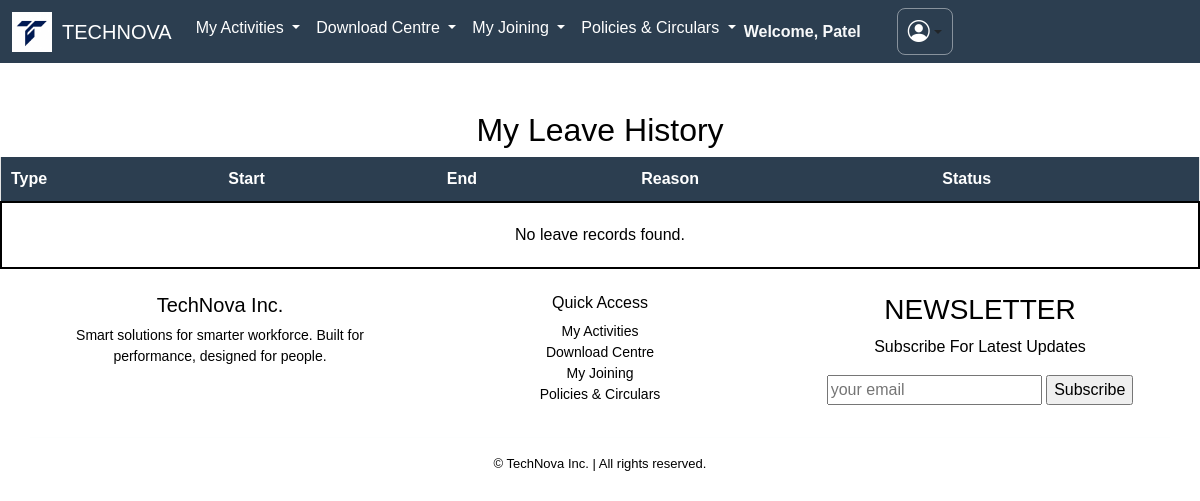
The app's page /leave-history/ (signed in), older data.
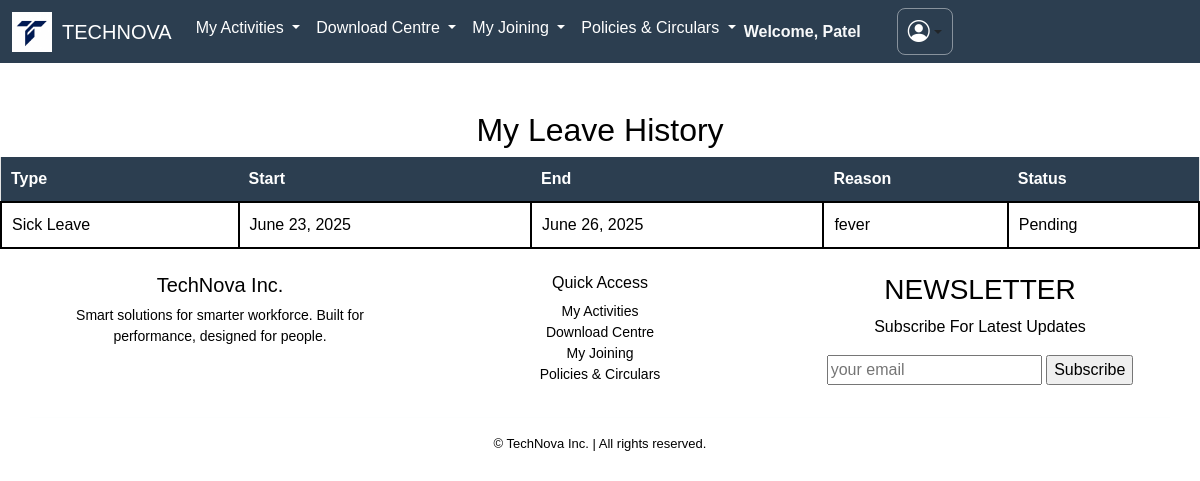
The same page, newer data.
### apps/dashboard/models.py (models this page shows, shortened)
class BaseClass(models.Model):
    id = models.UUIDField(primary_key=True, default=uuid.uuid4, editable=False)
    created_at = models.DateTimeField(auto_now_add=True)
    updated_at = models.DateTimeField(auto_now=True)
    class Meta:
        abstract = True

class Leave(BaseClass):
    LEAVE_TYPES = [
        ('SL', 'Sick Leave'),
        ('CL', 'Casual Leave'),
        ('EL', 'Earned Leave'),
    ]
    STATUS_CHOICES = [
        ('Pending', 'Pending'),
        ('Approved', 'Approved'),
        ('Rejected', 'Rejected'),
    ]
    employee = models.ForeignKey(Employee, on_delete=models.CASCADE)
    leave_type = models.CharField(max_length=2, choices=LEAVE_TYPES)
    start_date = models.DateField()
    end_date = models.DateField()
    reason = models.TextField()
    status = models.CharField(max_length=10, choices=STATUS_CHOICES, default='Pending')

### apps/dashboard/views.py (the view)
# urls.py: path('leave-history/', leave_history_view, name='leave_history'),
def leave_history_view(request):
    employee_id = request.session.get('employee_id')
    employee = get_object_or_404(Employee, employee_id=employee_id)
    leaves = Leave.objects.filter(employee=employee).order_by('-start_date')
    return render(request, 'dashboard/leave_history.html', {'employee': employee, 'leaves': leaves})

### apps/dashboard/templates/dashboard/leave_history.html (shortened to what this page needs)
{% extends 'dashboard/base.html' %}
{% block body %}
<body style=" background:#ffffff; font-family: Arial; color: rgb(0, 0, 0); padding: 0px;">
  <h2 style="text-align: center;">My Leave History</h2>
  <table style="width: 100%; border-collapse: collapse; background: rgba(0, 0, 0, 0.1);">
    <thead>
      <tr style="background-color: #2c3e50;">
        <th style="padding: 10px;">Type</th>
        <th style="padding: 10px;">Start</th>
        <th style="padding: 10px;">End</th>
        <th style="padding: 10px;">Reason</th>
        <th style="padding: 10px;">Status</th>
      </tr>
    </thead>
    <tbody>
      {% for leave in leaves %}
      <tr>
        <td style="padding: 10px; ">{{ leave.get_leave_type_display }}</td>
        <td style="padding: 10px; ">{{ leave.start_date }}</td>
        <td style="padding: 10px; ">{{ leave.end_date }}</td>
        <td style="padding: 10px;">{{ leave.reason }}</td>
        <td style="padding: 10px; ">{{ leave.status }}</td>
      </tr>
      {% empty %}
      <tr>
        <td colspan="5" style="text-align: center; padding: 20px;">No leave records found.</td>
      </tr>
      {% endfor %}
    </tbody>
  </table>
</body>
{% endblock %}

Row changes from the older to the newer data that the page shows:
added Leave: leave_type "Sick Leave", start_date "June 23, 2025", end_date "June 26, 2025", reason "fever", status "Pending"
Text that changed along with them:
text no longer shown: "No leave records found."
